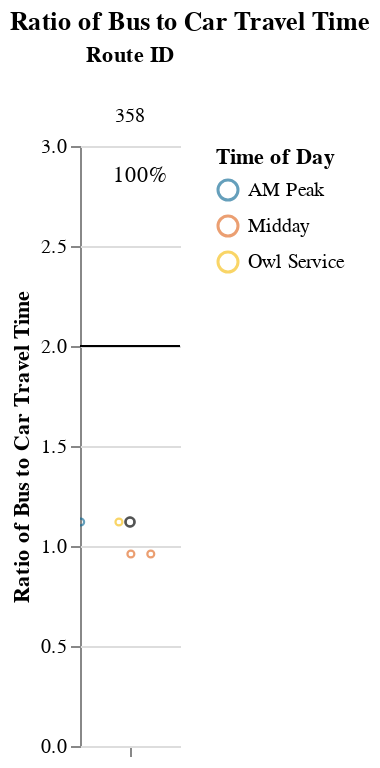
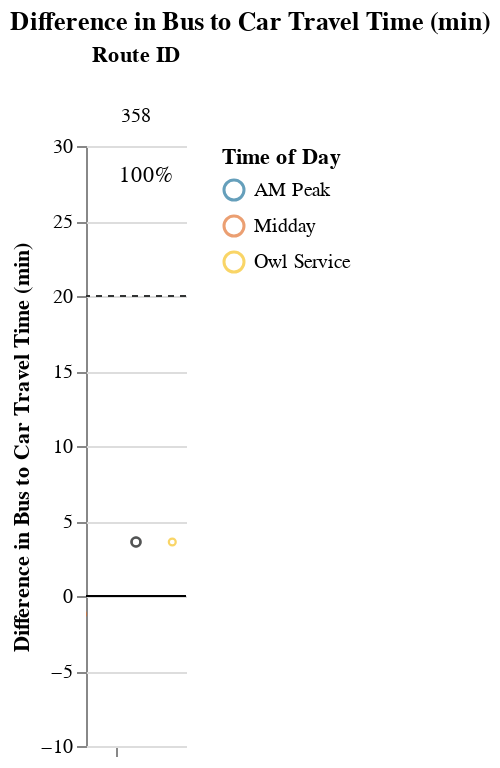

The code cell stored with these charts, in order, in its notebook:
### Markdown cell above
## Viable Competitive Routes
### Short Routes (< 1 hr)

### Code cell
# Allow for possibility that operator doesn't have routes that fall into certain route_groups
# But, jupyterbook will not like markdown with f-string
# separate out route_group and put in each cell, and use try/except + if to display...
# but all 3 route groups must be displayed. just add sentence about why no routes were returned at the end
route_group = "short"
try:
    display_charts_for_route_group(df, route_group)
except:
    print("No routes meet this criteria.")

### Figure 1 — Vega-Lite specification as saved in the notebook (floating-point values rounded to 4 significant figures)
{"config": {"view": {"continuousWidth": 400, "continuousHeight": 300, "stroke": null}, "facet": {"spacing": 0}}, "data": {"name": "data-abbf5b16c7710205459ca5c4a1298393"}, "facet": {"column": {"field": "route_id", "sort": ["358"], "title": "Route ID", "type": "nominal"}}, "spec": {"layer": [{"mark": "rule", "encoding": {"color": {"value": "black"}, "y": {"field": "cutoff", "type": "quantitative"}}, "selection": {"selector001": {"type": "interval", "bind": "scales", "encodings": ["x", "y"]}}}, {"mark": {"type": "point", "opacity": 0.65, "size": 12, "strokeWidth": 1.1}, "encoding": {"color": {"field": "time_of_day", "scale": {"range": ["#136C97", "#E16B26", "#F6BF16", "#00896B", "#7790A3", "#5B559C"]}, "sort": ["AM Peak", "Midday", "PM Peak", "Owl Service"], "title": "Time of Day", "type": "nominal"}, "tooltip": [{"field": "route_id", "type": "nominal"}, {"field": "route_name", "type": "nominal"}, {"field": "trip_id", "type": "nominal"}, {"field": "service_hours", "type": "quantitative"}, {"field": "car_duration_hours", "type": "quantitative"}, {"field": "bus_multiplier", "type": "quantitative"}, {"field": "bus_difference", "type": "quantitative"}, {"field": "num_trips", "type": "quantitative"}, {"field": "num_competitive", "type": "quantitative"}, {"field": "pct_trips_competitive", "type": "quantitative"}, {"field": "pct_below_cutoff", "type": "quantitative"}, {"field": "p25", "type": "quantitative"}, {"field": "p50", "type": "quantitative"}, {"field": "p75", "type": "quantitative"}], "x": {"axis": {"grid": false, "labels": false, "ticks": true, "values": [0]}, "field": "jitter", "scale": {}, "title": null, "type": "quantitative"}, "y": {"field": "bus_multiplier", "scale": {"domain": [0, 3.0]}, "title": "Ratio of Bus to Car Travel Time", "type": "quantitative"}}, "transform": [{"calculate": "sqrt(-2*log(random()))*cos(2*PI*random())", "as": "jitter"}], "width": 50}, {"layer": [{"mark": {"type": "point", "opacity": 0.6, "size": 20, "strokeWidth": 1.3}, "encoding": {"color": {"value": "#323434"}, "y": {"field": "bus_multiplier", "type": "quantitative"}}, "transform": [{"filter": "(datum.p50_trip === 1)"}]}, {"mark": {"type": "text", "align": "center", "baseline": "middle"}, "encoding": {"color": {"value": "black"}, "text": {"field": "pct_trips_competitive", "format": ".0%", "type": "quantitative"}, "tooltip": [{"field": "route_id", "type": "nominal"}, {"field": "route_name", "type": "nominal"}, {"field": "trip_id", "type": "nominal"}, {"field": "service_hours", "type": "quantitative"}, {"field": "car_duration_hours", "type": "quantitative"}, {"field": "bus_multiplier", "type": "quantitative"}, {"field": "bus_difference", "type": "quantitative"}, {"field": "num_trips", "type": "quantitative"}, {"field": "num_competitive", "type": "quantitative"}, {"field": "pct_trips_competitive", "type": "quantitative"}, {"field": "pct_below_cutoff", "type": "quantitative"}, {"field": "p25", "type": "quantitative"}, {"field": "p50", "type": "quantitative"}, {"field": "p75", "type": "quantitative"}], "x": {"value": 30}, "y": {"value": 15}}, "transform": [{"calculate": "sqrt(-2*log(random()))*cos(2*PI*random())", "as": "jitter"}, {"filter": "(datum.fastest_trip === 1)"}]}]}]}, "resolve": {"scale": {"y": "shared"}}, "title": "Ratio of Bus to Car Travel Time", "$schema": "https://vega.github.io/schema/vega-lite/v4.17.0.json", "datasets": {"data-abbf5b16c7710205459ca5c4a1298393": [{"calitp_itp_id": 238, "trip_key": -7753360842071914817, "trip_id": "t_1286100_b_26962_tn_0", "shape_id": "p_900480", "route_id": "358", "service_hours": 0.5, "trip_first_departure_ts": 50400, "trip_last_arrival_ts": 52200, "departure_hour": 14, "time_of_day": "Midday", "p25": 0.5, "p50": 0.54, "p75": 0.58, "p50_trip": 0, "fastest_trip": 0, "car_duration_hours": 0.52, "competitive_route": 1, "bus_multiplier": 0.96, "bus_difference": -1.2, "num_trips": 4, "num_competitive": 4, "pct_trips_competitive": 1.0, "bus_difference_spread": 4.8, "route_group": "short", "max_trip_hrs": 0.58, "max_trip_route_group": 0.58, "below_cutoff": 4, "pct_below_cutoff": 1.0, "name": "Palo Verde Valley Transit Agency", "caltrans_district": "08 - San Bernardino", "drmt_organization_name": "['recWtrXNy0XSWd90F']", "route_name": "Express To Ca Prison Facilities", "cutoff2": 20, "cutoff": 2}, {"calitp_itp_id": 238, "trip_key": -3659600200010938693, "trip_id": "t_1286101_b_26962_tn_0", "shape_id": "p_900480", "route_id": "358", "service_hours": 0.5, "trip_first_departure_ts": 57600, "trip_last_arrival_ts": 59400, "departure_hour": 16, "time_of_day": "Midday", "p25": 0.5, "p50": 0.54, "p75": 0.58, "p50_trip": 0, "fastest_trip": 1, "car_duration_hours": 0.52, "competitive_route": 1, "bus_multiplier": 0.96, "bus_difference": -1.2, "num_trips": 4, "num_competitive": 4, "pct_trips_competitive": 1.0, "bus_difference_spread": 4.8, "route_group": "short", "max_trip_hrs": 0.58, "max_trip_route_group": 0.58, "below_cutoff": 4, "pct_below_cutoff": 1.0, "name": "Palo Verde Valley Transit Agency", "caltrans_district": "08 - San Bernardino", "drmt_organization_name": "['recWtrXNy0XSWd90F']", "route_name": "Express To Ca Prison Facilities", "cutoff2": 20, "cutoff": 2}, {"calitp_itp_id": 238, "trip_key": -4228541924161864439, "trip_id": "t_1285719_b_26962_tn_0", "shape_id": "p_900479", "route_id": "358", "service_hours": 0.58, "trip_first_departure_ts": 26400, "trip_last_arrival_ts": 28500, "departure_hour": 7, "time_of_day": "AM Peak", "p25": 0.5, "p50": 0.54, "p75": 0.58, "p50_trip": 1, "fastest_trip": 0, "car_duration_hours": 0.52, "competitive_route": 1, "bus_multiplier": 1.12, "bus_difference": 3.6, "num_trips": 4, "num_competitive": 4, "pct_trips_competitive": 1.0, "bus_difference_spread": 4.8, "route_group": "short", "max_trip_hrs": 0.58, "max_trip_route_group": 0.58, "below_cutoff": 4, "pct_below_cutoff": 1.0, "name": "Palo Verde Valley Transit Agency", "caltrans_district": "08 - San Bernardino", "drmt_organization_name": "['recWtrXNy0XSWd90F']", "route_name": "Express To Ca Prison Facilities", "cutoff2": 20, "cutoff": 2}, {"calitp_itp_id": 238, "trip_key": -24069298854092875, "trip_id": "t_1285717_b_26962_tn_0", "shape_id": "p_900479", "route_id": "358", "service_hours": 0.58, "trip_first_departure_ts": 19200, "trip_last_arrival_ts": 21300, "departure_hour": 5, "time_of_day": "Owl Service", "p25": 0.5, "p50": 0.54, "p75": 0.58, "p50_trip": 1, "fastest_trip": 0, "car_duration_hours": 0.52, "competitive_route": 1, "bus_multiplier": 1.12, "bus_difference": 3.6, "num_trips": 4, "num_competitive": 4, "pct_trips_competitive": 1.0, "bus_difference_spread": 4.8, "route_group": "short", "max_trip_hrs": 0.58, "max_trip_route_group": 0.58, "below_cutoff": 4, "pct_below_cutoff": 1.0, "name": "Palo Verde Valley Transit Agency", "caltrans_district": "08 - San Bernardino", "drmt_organization_name": "['recWtrXNy0XSWd90F']", "route_name": "Express To Ca Prison Facilities", "cutoff2": 20, "cutoff": 2}]}}

### Figure 2 — Vega-Lite specification as saved in the notebook (floating-point values rounded to 4 significant figures)
{"config": {"view": {"continuousWidth": 400, "continuousHeight": 300, "stroke": null}, "facet": {"spacing": 0}}, "data": {"name": "data-786d80798497247c1060db879c685e0d"}, "facet": {"column": {"field": "route_id", "sort": ["358"], "title": "Route ID", "type": "nominal"}}, "spec": {"layer": [{"mark": "rule", "encoding": {"color": {"value": "black"}, "y": {"field": "cutoff", "type": "quantitative"}}, "selection": {"selector002": {"type": "interval", "bind": "scales", "encodings": ["x", "y"]}}}, {"mark": {"type": "rule", "strokeDash": [3, 3]}, "encoding": {"color": {"value": "#323434"}, "y": {"field": "cutoff2", "type": "quantitative"}}}, {"mark": {"type": "point", "opacity": 0.65, "size": 12, "strokeWidth": 1.1}, "encoding": {"color": {"field": "time_of_day", "scale": {"range": ["#136C97", "#E16B26", "#F6BF16", "#00896B", "#7790A3", "#5B559C"]}, "sort": ["AM Peak", "Midday", "PM Peak", "Owl Service"], "title": "Time of Day", "type": "nominal"}, "tooltip": [{"field": "route_id", "type": "nominal"}, {"field": "route_name", "type": "nominal"}, {"field": "trip_id", "type": "nominal"}, {"field": "service_hours", "type": "quantitative"}, {"field": "car_duration_hours", "type": "quantitative"}, {"field": "bus_multiplier", "type": "quantitative"}, {"field": "bus_difference", "type": "quantitative"}, {"field": "num_trips", "type": "quantitative"}, {"field": "num_competitive", "type": "quantitative"}, {"field": "pct_trips_competitive", "type": "quantitative"}, {"field": "pct_below_cutoff", "type": "quantitative"}, {"field": "p25", "type": "quantitative"}, {"field": "p50", "type": "quantitative"}, {"field": "p75", "type": "quantitative"}], "x": {"axis": {"grid": false, "labels": false, "ticks": true, "values": [0]}, "field": "jitter", "scale": {}, "title": null, "type": "quantitative"}, "y": {"field": "bus_difference", "scale": {"domain": [-5, 25.0]}, "title": "Difference in Bus to Car Travel Time (min)", "type": "quantitative"}}, "transform": [{"calculate": "sqrt(-2*log(random()))*cos(2*PI*random())", "as": "jitter"}], "width": 50}, {"layer": [{"mark": {"type": "point", "opacity": 0.6, "size": 20, "strokeWidth": 1.3}, "encoding": {"color": {"value": "#323434"}, "y": {"field": "bus_difference", "type": "quantitative"}}, "transform": [{"filter": "(datum.p50_trip === 1)"}]}, {"mark": {"type": "text", "align": "center", "baseline": "middle"}, "encoding": {"color": {"value": "black"}, "text": {"field": "pct_trips_competitive", "format": ".0%", "type": "quantitative"}, "tooltip": [{"field": "route_id", "type": "nominal"}, {"field": "route_name", "type": "nominal"}, {"field": "trip_id", "type": "nominal"}, {"field": "service_hours", "type": "quantitative"}, {"field": "car_duration_hours", "type": "quantitative"}, {"field": "bus_multiplier", "type": "quantitative"}, {"field": "bus_difference", "type": "quantitative"}, {"field": "num_trips", "type": "quantitative"}, {"field": "num_competitive", "type": "quantitative"}, {"field": "pct_trips_competitive", "type": "quantitative"}, {"field": "pct_below_cutoff", "type": "quantitative"}, {"field": "p25", "type": "quantitative"}, {"field": "p50", "type": "quantitative"}, {"field": "p75", "type": "quantitative"}], "x": {"value": 30}, "y": {"value": 15}}, "transform": [{"calculate": "sqrt(-2*log(random()))*cos(2*PI*random())", "as": "jitter"}, {"filter": "(datum.fastest_trip === 1)"}]}]}]}, "resolve": {"scale": {"y": "shared"}}, "title": "Difference in Bus to Car Travel Time (min)", "$schema": "https://vega.github.io/schema/vega-lite/v4.17.0.json", "datasets": {"data-786d80798497247c1060db879c685e0d": [{"calitp_itp_id": 238, "trip_key": -7753360842071914817, "trip_id": "t_1286100_b_26962_tn_0", "shape_id": "p_900480", "route_id": "358", "service_hours": 0.5, "trip_first_departure_ts": 50400, "trip_last_arrival_ts": 52200, "departure_hour": 14, "time_of_day": "Midday", "p25": 0.5, "p50": 0.54, "p75": 0.58, "p50_trip": 0, "fastest_trip": 0, "car_duration_hours": 0.52, "competitive_route": 1, "bus_multiplier": 0.96, "bus_difference": -1.2, "num_trips": 4, "num_competitive": 4, "pct_trips_competitive": 1.0, "bus_difference_spread": 4.8, "route_group": "short", "max_trip_hrs": 0.58, "max_trip_route_group": 0.58, "below_cutoff": 4, "pct_below_cutoff": 1.0, "name": "Palo Verde Valley Transit Agency", "caltrans_district": "08 - San Bernardino", "drmt_organization_name": "['recWtrXNy0XSWd90F']", "route_name": "Express To Ca Prison Facilities", "cutoff2": 20, "cutoff": 0}, {"calitp_itp_id": 238, "trip_key": -3659600200010938693, "trip_id": "t_1286101_b_26962_tn_0", "shape_id": "p_900480", "route_id": "358", "service_hours": 0.5, "trip_first_departure_ts": 57600, "trip_last_arrival_ts": 59400, "departure_hour": 16, "time_of_day": "Midday", "p25": 0.5, "p50": 0.54, "p75": 0.58, "p50_trip": 0, "fastest_trip": 1, "car_duration_hours": 0.52, "competitive_route": 1, "bus_multiplier": 0.96, "bus_difference": -1.2, "num_trips": 4, "num_competitive": 4, "pct_trips_competitive": 1.0, "bus_difference_spread": 4.8, "route_group": "short", "max_trip_hrs": 0.58, "max_trip_route_group": 0.58, "below_cutoff": 4, "pct_below_cutoff": 1.0, "name": "Palo Verde Valley Transit Agency", "caltrans_district": "08 - San Bernardino", "drmt_organization_name": "['recWtrXNy0XSWd90F']", "route_name": "Express To Ca Prison Facilities", "cutoff2": 20, "cutoff": 0}, {"calitp_itp_id": 238, "trip_key": -4228541924161864439, "trip_id": "t_1285719_b_26962_tn_0", "shape_id": "p_900479", "route_id": "358", "service_hours": 0.58, "trip_first_departure_ts": 26400, "trip_last_arrival_ts": 28500, "departure_hour": 7, "time_of_day": "AM Peak", "p25": 0.5, "p50": 0.54, "p75": 0.58, "p50_trip": 1, "fastest_trip": 0, "car_duration_hours": 0.52, "competitive_route": 1, "bus_multiplier": 1.12, "bus_difference": 3.6, "num_trips": 4, "num_competitive": 4, "pct_trips_competitive": 1.0, "bus_difference_spread": 4.8, "route_group": "short", "max_trip_hrs": 0.58, "max_trip_route_group": 0.58, "below_cutoff": 4, "pct_below_cutoff": 1.0, "name": "Palo Verde Valley Transit Agency", "caltrans_district": "08 - San Bernardino", "drmt_organization_name": "['recWtrXNy0XSWd90F']", "route_name": "Express To Ca Prison Facilities", "cutoff2": 20, "cutoff": 0}, {"calitp_itp_id": 238, "trip_key": -24069298854092875, "trip_id": "t_1285717_b_26962_tn_0", "shape_id": "p_900479", "route_id": "358", "service_hours": 0.58, "trip_first_departure_ts": 19200, "trip_last_arrival_ts": 21300, "departure_hour": 5, "time_of_day": "Owl Service", "p25": 0.5, "p50": 0.54, "p75": 0.58, "p50_trip": 1, "fastest_trip": 0, "car_duration_hours": 0.52, "competitive_route": 1, "bus_multiplier": 1.12, "bus_difference": 3.6, "num_trips": 4, "num_competitive": 4, "pct_trips_competitive": 1.0, "bus_difference_spread": 4.8, "route_group": "short", "max_trip_hrs": 0.58, "max_trip_route_group": 0.58, "below_cutoff": 4, "pct_below_cutoff": 1.0, "name": "Palo Verde Valley Transit Agency", "caltrans_district": "08 - San Bernardino", "drmt_organization_name": "['recWtrXNy0XSWd90F']", "route_name": "Express To Ca Prison Facilities", "cutoff2": 20, "cutoff": 0}]}}
